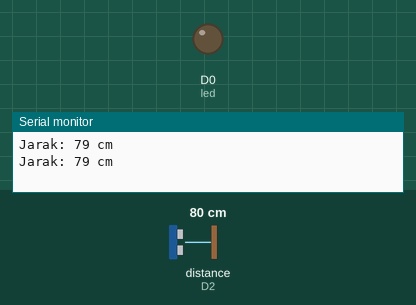
This program was run on a simulated ESP8266 (NodeMCU). Parts: output pins drawn as LEDs (lit = HIGH), the last lines printed to the serial monitor. Wiring (inferred from the names in the program): ultrasonic range finder: trigger D1; echo D2. The inputs (shaded band) are chosen by the test bench; at power-on: distance to the obstacle (sensor on D2) 80 cm. The echo pulse lasts 58.3 µs per cm; pins used as bus, display or sensor lines are not drawn.

Above: at 1.8 s.
1.9 s: distance to the obstacle (sensor on D2) set to 13 cm
3.4 s: distance to the obstacle (sensor on D2) set to 10 cm
At 4.9 s:
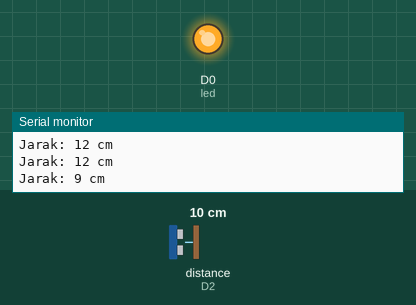
5.5 s: distance to the obstacle (sensor on D2) set to 18 cm
At 6.5 s:
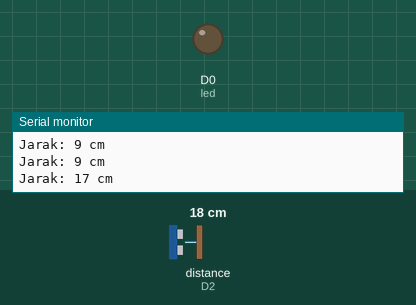
7.5 s: distance to the obstacle (sensor on D2) set to 2 cm
At 9.3 s:
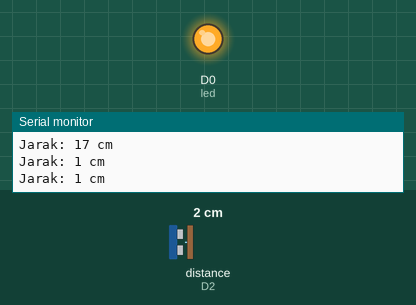
Timing chart, 0 to 10.5 s (numbered marks = the images above; inputs shaded):
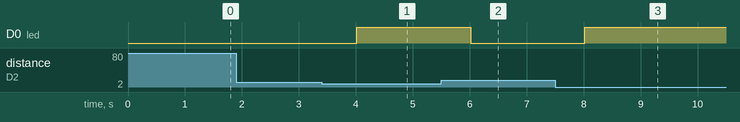

Measured:
- the behaviour switches between 12 and 11 cm on distance to the obstacle (sensor on D2) (found by bisection; images 0 and 1)
- after the input at 3.4 s, D0 (led): LOW → HIGH after 0.61 s
- after the input at 5.5 s, D0 (led): HIGH → LOW after 0.52 s
- after the input at 7.5 s, D0 (led): LOW → HIGH after 0.52 s

The program:

main.cpp
```cpp
#include <Arduino.h>

int trigPin = D1;
int echoPin = D2;
int led = D0;

long duration;
long distance;

void setup()
{
  pinMode(trigPin, OUTPUT);
  pinMode(echoPin, INPUT);
  pinMode(led, OUTPUT);
  Serial.begin(9600);
}

void loop()
{
  digitalWrite(trigPin, LOW);
  delayMicroseconds(5);
  digitalWrite(trigPin, HIGH);
  delayMicroseconds(10);
  digitalWrite(trigPin, LOW);
  duration = pulseIn(echoPin, HIGH);
  distance = 0.034 * duration / 2;
  Serial.print("Jarak: ");
  Serial.print(distance);
  Serial.print(" cm\n");

  if (distance <= 10)
  {
    digitalWrite(led, HIGH);
  }
  else
  {
    digitalWrite(led, LOW);
  }

  delay(1000);
}
```
